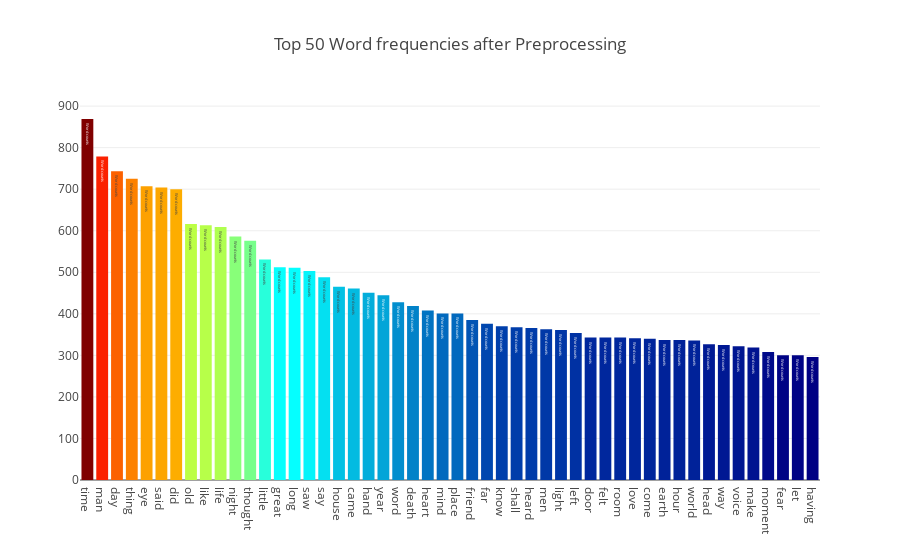
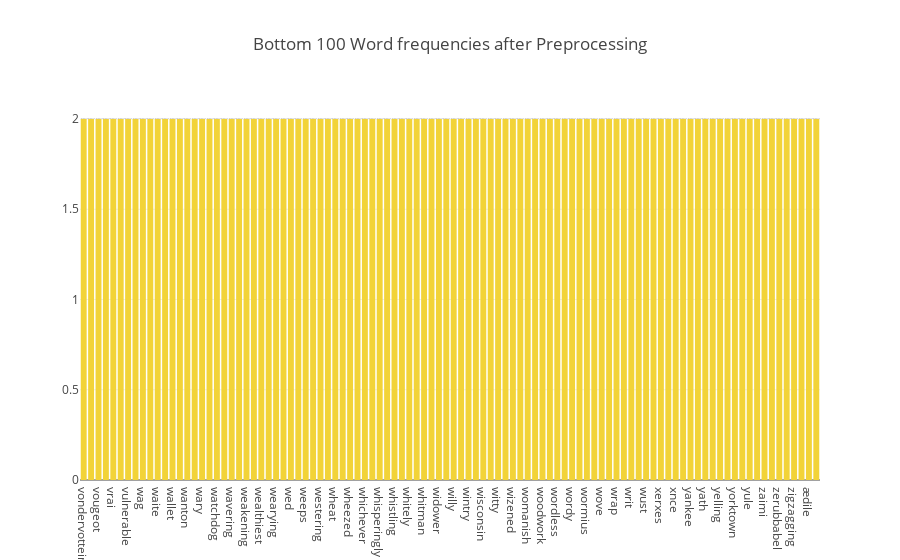

These figures' notebook cell, in order:
### Markdown cell above
**Revisiting our Term frequencies**

Having implemented our lemmatized count vectorizer, let us revist the plots for the term frquencies of the top 50 words (by frequency). As you can see from the plot, all our prior preprocessing efforts have not gone to waste. With the removal of stopwords, the remaining words seem much more meaningful where you can see that all the stopwords in the earlier term frequency plot

### Code cell
feature_names = tf_vectorizer.get_feature_names()
count_vec = np.asarray(tf.sum(axis=0)).ravel()
zipped = list(zip(feature_names, count_vec))
x, y = (list(x) for x in zip(*sorted(zipped, key=lambda x: x[1], reverse=True)))
# Now I want to extract out on the top 15 and bottom 15 words
Y = np.concatenate([y[0:15], y[-16:-1]])
X = np.concatenate([x[0:15], x[-16:-1]])

# Plotting the Plot.ly plot for the Top 50 word frequencies
data = [go.Bar(
            x = x[0:50],
            y = y[0:50],
            marker= dict(colorscale='Jet',
                         color = y[0:50]
                        ),
            text='Word counts'
    )]

layout = go.Layout(
    title='Top 50 Word frequencies after Preprocessing'
)

fig = go.Figure(data=data, layout=layout)

py.iplot(fig, filename='basic-bar')

# Plotting the Plot.ly plot for the Top 50 word frequencies
data = [go.Bar(
            x = x[-100:],
            y = y[-100:],
            marker= dict(colorscale='Portland',
                         color = y[-100:]
                        ),
            text='Word counts'
    )]

layout = go.Layout(
    title='Bottom 100 Word frequencies after Preprocessing'
)

fig = go.Figure(data=data, layout=layout)

py.iplot(fig, filename='basic-bar')

### Figure 1 — Plotly figure (JSON) as saved in the notebook; plotly's stock layout.template omitted (floating-point values rounded to 4 significant figures)
{"data": [{"marker": {"color": [869, 779, 743, 725, 707, 704, 700, 616, 613, 609, 586, 576, 531, 512, 511, 503, 488, 465, 461, 451, 445, 428, 419, 408, 401, 401, 385, 376, 370, 368, 366, 363, 361, 354, 343, 343, 343, 341, 340, 337, 337, 336, 327, 325, 322, 319, 308, 300, 300, 296], "colorscale": "Jet"}, "text": "Word counts", "type": "bar", "x": ["time", "man", "day", "thing", "eye", "said", "did", "old", "like", "life", "night", "thought", "little", "great", "long", "saw", "say", "house", "came", "hand", "year", "word", "death", "heart", "mind", "place", "friend", "far", "know", "shall", "heard", "men", "light", "left", "door", "felt", "room", "love", "come", "earth", "hour", "world", "head", "way", "voice", "make", "moment", "fear", "let", "having"], "y": [869, 779, 743, 725, 707, 704, 700, 616, 613, 609, 586, 576, 531, 512, 511, 503, 488, 465, 461, 451, 445, 428, 419, 408, 401, 401, 385, 376, 370, 368, 366, 363, 361, 354, 343, 343, 343, 341, 340, 337, 337, 336, 327, 325, 322, 319, 308, 300, 300, 296]}], "layout": {"title": "Top 50 Word frequencies after Preprocessing"}}

### Figure 2 — Plotly figure (JSON) as saved in the notebook; plotly's stock layout.template omitted (floating-point values rounded to 4 significant figures)
{"data": [{"marker": {"color": [2, 2, 2, 2, 2, 2, 2, 2, 2, 2, 2, 2, 2, 2, 2, 2, 2, 2, 2, 2, 2, 2, 2, 2, 2, 2, 2, 2, 2, 2, 2, 2, 2, 2, 2, 2, 2, 2, 2, 2, 2, 2, 2, 2, 2, 2, 2, 2, 2, 2, 2, 2, 2, 2, 2, 2, 2, 2, 2, 2, 2, 2, 2, 2, 2, 2, 2, 2, 2, 2, 2, 2, 2, 2, 2, 2, 2, 2, 2, 2, 2, 2, 2, 2, 2, 2, 2, 2, 2, 2, 2, 2, 2, 2, 2, 2, 2, 2, 2, 2], "colorscale": "Portland"}, "text": "Word counts", "type": "bar", "x": ["vondervotteimittis", "votary", "vougeot", "vowel", "vrai", "vulgarly", "vulnerable", "waddle", "wag", "wainscot", "waite", "wale", "wallet", "wane", "wanton", "warn", "wary", "wast", "watchdog", "waver", "wavering", "waylayings", "weakening", "wealthier", "wealthiest", "wearily", "wearying", "webbed", "wed", "weekly", "weeps", "well", "westering", "westmorland", "wheat", "wheeled", "wheezed", "whereof", "whichever", "whir", "whisperingly", "whistle", "whistling", "whit", "whitely", "whitened", "whitman", "wholesale", "widower", "wield", "willy", "windward", "wintry", "wiping", "wisconsin", "wither", "witty", "wizardry", "wizened", "wolejko", "womanish", "womb", "woodwork", "woolwich", "wordless", "wordsworth", "wordy", "worker", "wormius", "wouldst", "wove", "wraith", "wrap", "wrestled", "writ", "wudn", "wust", "xari", "xerxes", "xii", "xnce", "xwl", "yankee", "yarn", "yath", "yea", "yelling", "yoke", "yorktown", "youngish", "yule", "yuletide", "zaimi", "zar", "zerubbabel", "zigzag", "zigzagging", "zodiacal", "ædile", "æronaut"], "y": [2, 2, 2, 2, 2, 2, 2, 2, 2, 2, 2, 2, 2, 2, 2, 2, 2, 2, 2, 2, 2, 2, 2, 2, 2, 2, 2, 2, 2, 2, 2, 2, 2, 2, 2, 2, 2, 2, 2, 2, 2, 2, 2, 2, 2, 2, 2, 2, 2, 2, 2, 2, 2, 2, 2, 2, 2, 2, 2, 2, 2, 2, 2, 2, 2, 2, 2, 2, 2, 2, 2, 2, 2, 2, 2, 2, 2, 2, 2, 2, 2, 2, 2, 2, 2, 2, 2, 2, 2, 2, 2, 2, 2, 2, 2, 2, 2, 2, 2, 2]}], "layout": {"title": "Bottom 100 Word frequencies after Preprocessing"}}
